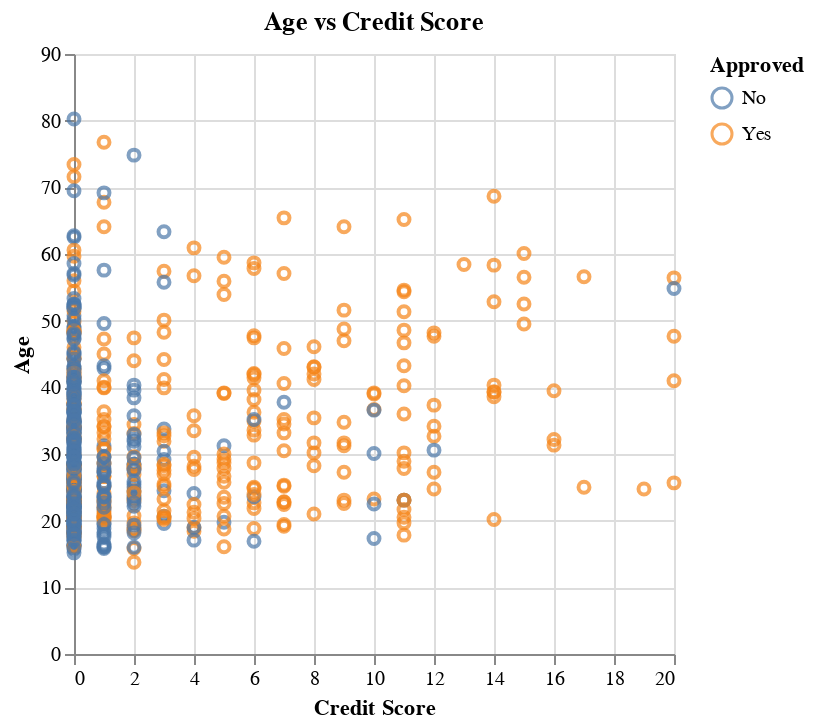

Notebook code for this chart:
### Code cell
#Age vs Credit Score
scatterplot_age = alt.Chart(data, title = "Age vs Credit Score").mark_point().encode(
    x=alt.X("CreditScore").title("Credit Score").scale(domain=[0,20],clamp=True),
    y=alt.Y("Age").scale(domain=[0,90],clamp= True),
    color=alt.Color("Approved")
)
scatterplot_age

### Figure 1 — Vega-Lite specification as saved in the notebook (floating-point values rounded to 4 significant figures; data arrays with more than 128 entries replaced by an {"elided": "..."} marker saying what was removed)
{"config": {"view": {"continuousWidth": 300, "continuousHeight": 300}}, "data": {"name": "data-6ce8907e001934dae184b3a258fb1bc8"}, "mark": {"type": "point"}, "encoding": {"color": {"field": "Approved", "type": "nominal"}, "x": {"field": "CreditScore", "scale": {"domain": [0, 20], "clamp": true}, "title": "Credit Score", "type": "quantitative"}, "y": {"field": "Age", "scale": {"domain": [0, 90], "clamp": true}, "type": "quantitative"}}, "title": "Age vs Credit Score", "$schema": "https://vega.github.io/schema/vega-lite/v5.16.3.json", "datasets": {"data-6ce8907e001934dae184b3a258fb1bc8": {"elided": "690 records"}}}
